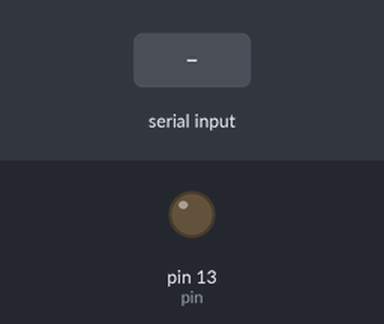
This program was run on a simulated Raspberry Pi (header pin numbers). On the bench: output pins drawn as LEDs (lit = HIGH). The test bench sets the inputs (shaded band). What the program prints to the terminal is not drawn.

Above: at 1.2 s.
1.3 s: "5" typed at the terminal, then Enter
Timing chart, 0 to 10.3 s (numbered marks = the images above; inputs shaded):
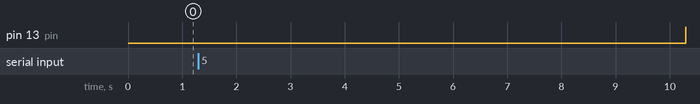

The program:

buzzer_test.py
```python
import RPi.GPIO as GPIO
from time import sleep
GPIO.setmode(GPIO.BOARD) # BOARD pin-numbering scheme
GPIO.setwarnings(False)
delay = float(input('Hola muchachos, entren el tiempo de oscilación en milisegundos [ms]: '))
delay = delay / 1000.0
pin = 13
GPIO.setup(pin, GPIO.OUT)
try:
	while True:
		GPIO.output(pin, GPIO.HIGH)
		sleep(delay)
		GPIO.output(pin, GPIO.LOW)
		sleep(delay)
except Exception as e:
	print(e)
	GPIO.cleanup()
GPIO.cleanup()
```

Measured:
- after the input at 1.3 s, pin 13 (pin): LOW → HIGH after 9.0 s
